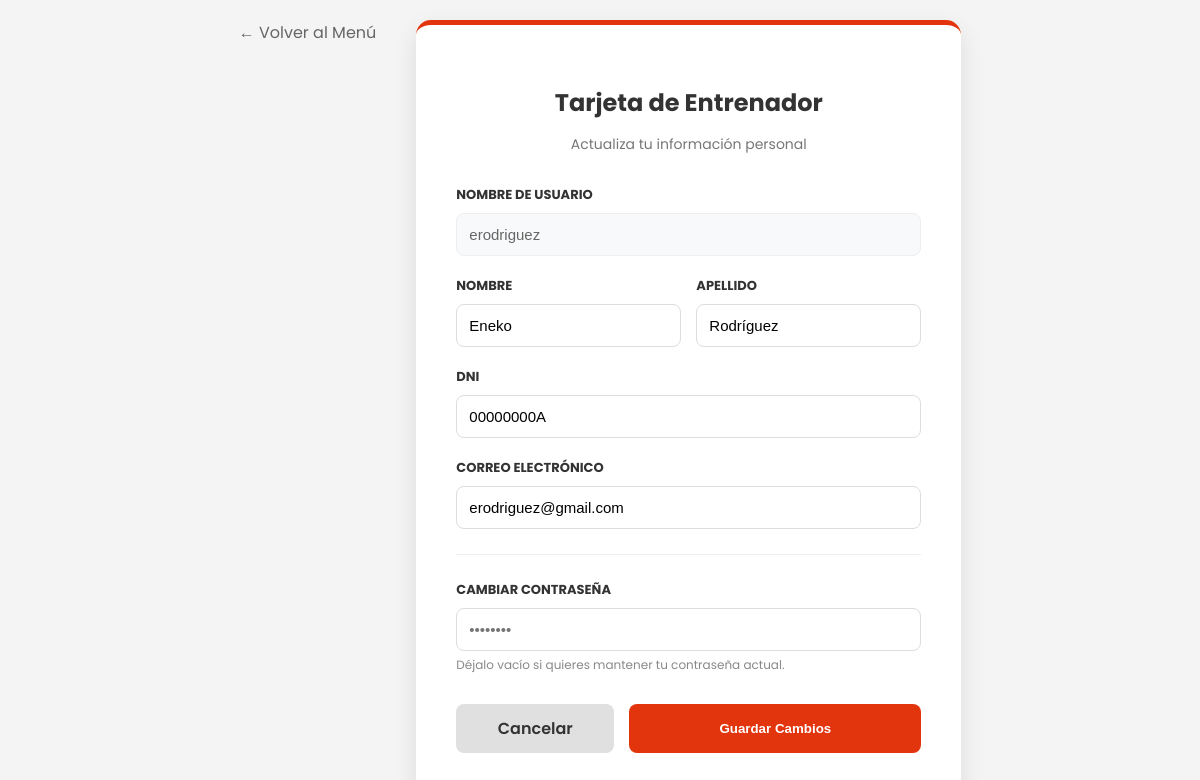
Screenshot of /profile (signed in) with the database file from the repository.
### tables this page shows
CREATE TABLE Users (
    username VARCHAR(50) PRIMARY KEY,
    password VARCHAR(100), -- ¡Importante la coma al final!
    fav_pokemon INT,
    name VARCHAR(100),
    surname VARCHAR(100),
    dni VARCHAR(20) UNIQUE,
    email VARCHAR(100) UNIQUE,
    role VARCHAR(20)
);

### app/controller/ui/IU_MPrincipal.py (the view, shortened to what this page needs)
    @bp.route('/profile', methods=['GET', 'POST'])
    def profile():
        if 'user' not in session:
            return redirect(url_for('iu_mprincipal.login'))
        usuario_actual = session['user']
        gestor = GestorBD()
        sql = f"SELECT * FROM Users WHERE username = '{usuario_actual}'"
        res = gestor.execSQL(sql)
        datos_usuario = {}
        if res.next():
            datos_usuario = {
                'name': res.getString('name'),
                'surname': res.getString('surname'),
                'dni': res.getString('dni'),
                'email': res.getString('email')
            }
        return render_template('profile.html', datos=datos_usuario)

### app/database/GestorBD.py (called while the page is built)
    def crear_tablas_si_no_existen(self):
        print("Verificando integridad de las tablas...")
        try:
            with open('app/database/schema.sql', 'r') as f:
                schema = f.read()
            self.connection.executescript(schema)
            self.connection.commit()
        except Exception as e:
            print(f"Error al verificar/crear tablas: {e}")

    def execSQL(self, sql):
        cursor = self.connection.cursor()
        cursor.execute(sql)
        datos = cursor.fetchall()
        return ResultadoSQL(datos)

### app/database/ResultadoSQL.py (called while the page is built)
    def next(self):
        self.indice += 1
        return self.indice < len(self.datos)

    def getString(self, columna):
        return str(self.datos[self.indice][columna])

### app/templates/profile.html (shortened to what this page needs)
<!DOCTYPE html>
<html lang="es">
<head>
    <link rel="stylesheet" href="{{ url_for('static', filename='css/style.css') }}">
</head>
<body style="background-color: #f4f4f4; font-family: 'Poppins', sans-serif;">
    <div style="padding: 20px;">
        <a href="{{ url_for('iu_mprincipal.menu_principal') }}" style="text-decoration: none; color: #666;">
            ← Volver al Menú
        </a>
    </div>
    <div class="profile-wrapper">
        <div class="profile-card">
            <div class="profile-header">
                <h2>Tarjeta de Entrenador</h2>
                <p>Actualiza tu información personal</p>
            </div>
            <form action="{{ url_for('iu_mprincipal.profile') }}" method="POST">
                <div class="form-group">
                    <label class="form-label">Nombre de Usuario</label>
                    <input type="text" class="form-control readonly" value="{{ session['user'] }}" readonly>
                </div>
                <div style="display: flex; gap: 15px;">
                    <div class="form-group" style="flex: 1;">
                        <label class="form-label">Nombre</label>
                        <input type="text" name="name" class="form-control" value="{{ datos.name }}" required>
                    </div>
                    <div class="form-group" style="flex: 1;">
                        <label class="form-label">Apellido</label>
                        <input type="text" name="surname" class="form-control" value="{{ datos.surname }}" required>
                    </div>
                </div>
                <div class="form-group">
                    <label class="form-label">DNI</label>
                    <input type="text" name="dni" class="form-control" value="{{ datos.dni }}" required>
                </div>
                <div class="form-group">
                    <label class="form-label">Correo Electrónico</label>
                    <input type="email" name="email" class="form-control" value="{{ datos.email }}" required>
                </div>
                <hr style="border: 0; border-top: 1px solid #eee; margin: 25px 0;">
                <div class="form-group">
                    <label class="form-label">Cambiar Contraseña</label>
                    <input type="password" name="password" class="form-control" placeholder="••••••••">
                    <small style="color: #888; font-size: 12px; margin-top: 5px; display: block;">
                        Déjalo vacío si quieres mantener tu contraseña actual.
                    </small>
                </div>
                <div class="form-actions">
                    <a href="{{ url_for('iu_mprincipal.menu_principal') }}" class="btn-cancel">Cancelar</a>
                    <button type="submit" class="btn-save">Guardar Cambios</button>
                </div>
            </form>
        </div>
    </div>
</body>
</html>

### app/static/css/style.css (style rules this page uses)
body { display: flex; justify-content: center; background-color: #f5f5f5; margin: 0; font-family: 'Segoe UI', Arial, sans-serif; min-height: 100vh; }
.form-group { margin-bottom: 20px; text-align: left; }
.form-group label { display: block; font-weight: bold; margin-bottom: 8px; color: #333; font-size: 13px; text-transform: uppercase; }
.form-control { width: 100%; padding: 12px; border: 2px solid #eee; border-radius: 12px; font-size: 15px; outline: none; box-sizing: border-box; transition: border-color 0.3s; }
.profile-wrapper { display: flex; justify-content: center; align-items: center; min-height: 80vh; padding: 20px; }
.profile-card { background-color: white; width: 100%; max-width: 500px; padding: 40px; border-radius: 15px; box-shadow: 0 10px 25px rgba(0,0,0,0.1); border-top: 5px solid #e3350d; }
.profile-header { text-align: center; margin-bottom: 30px; }
.profile-header h2 { color: #333; font-size: 24px; margin-bottom: 5px; }
.profile-header p { color: #777; font-size: 14px; }
.form-group { margin-bottom: 20px; }
.form-label { display: block; font-weight: 600; color: #444; margin-bottom: 8px; font-size: 14px; }
.form-control { width: 100%; padding: 12px; border: 1px solid #ddd; border-radius: 8px; font-size: 15px; transition: border-color 0.3s ease; box-sizing: border-box; }
.form-control.readonly { background-color: #f8f9fa; color: #666; border-color: #eee; cursor: default; }
.form-actions { display: flex; gap: 15px; margin-top: 30px; }
.btn-save { flex: 2; background-color: #e3350d; color: white; border: none; padding: 12px; border-radius: 8px; font-weight: bold; cursor: pointer; transition: background 0.2s; }
.btn-cancel { flex: 1; background-color: #e0e0e0; color: #333; text-align: center; padding: 12px; border-radius: 8px; text-decoration: none; font-weight: 600; transition: background 0.2s; }

### rows the page displays
Users: name "Eneko", surname "Rodríguez", dni "00000000A", email "erodriguez@gmail.com"
